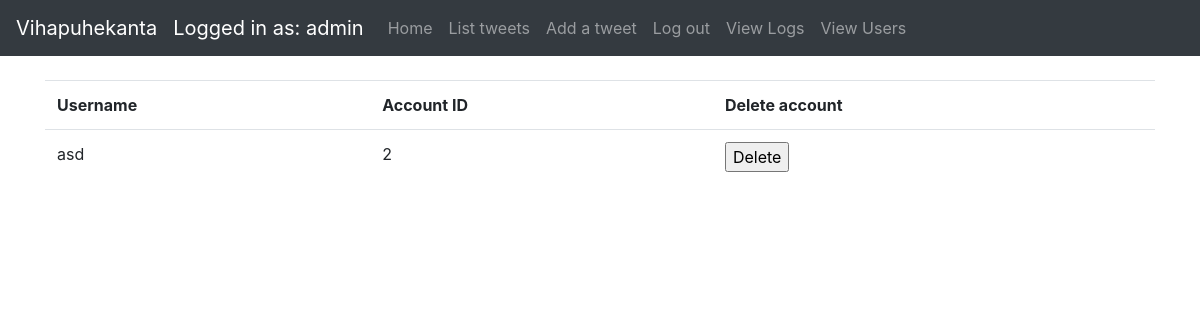
Before: /auth/users (signed in) with the older database file.
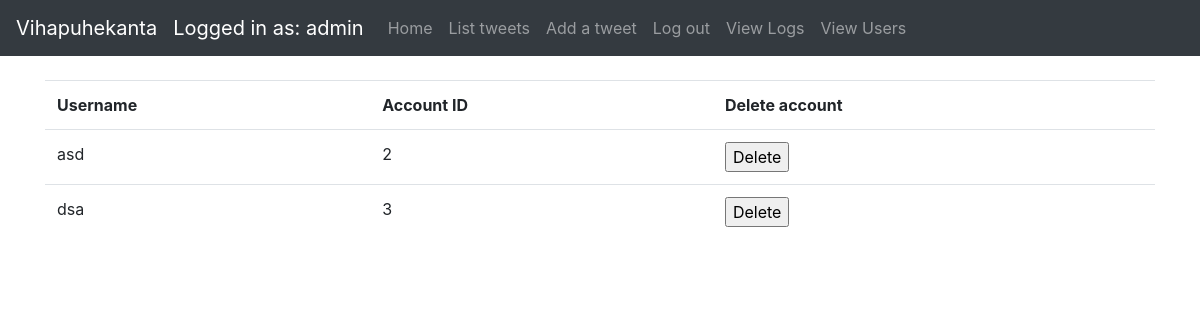
After: the same page with the newer database file.
### application/auth/models.py (models this page shows, shortened)
class User(db.Model):
    __tablename__ = "account"
    id = db.Column(db.Integer, primary_key=True)
    date_created = db.Column(db.DateTime, default=db.func.current_timestamp())
    date_modified = db.Column(db.DateTime, default=db.func.current_timestamp(),
                              onupdate=db.func.current_timestamp())
    name = db.Column(db.String(144), nullable=False)
    username = db.Column(db.String(144), nullable=False)
    password = db.Column(db.String(144), nullable=False)
    urole = db.Column(db.String(80))
    tweets = db.relationship("Tweet", backref='account', lazy=True)
    def roles(self):
        if self.urole == "ADMIN":
            return ["ADMIN"]
        else:
            return ["USER"]

### application/auth/views.py (the view)
@app.route("/auth/users", methods=['GET'])
@login_required(role="ADMIN")
def auth_users():
    users = db.session().query(User).filter(User.id != current_user.id).all()
    return render_template("auth/users.html", users=users)

### application/__init__.py (called while the page is built)
def login_required(role="ADMIN"):
    def wrapper(fn):
        @wraps(fn)
        def decorated_view(*args, **kwargs):
            if not current_user:
                return login_manager.unauthorized()
            if not current_user.is_authenticated:
                return login_manager.unauthorized()
            unauthorized = False
            if role != "ANY":
                unauthorized = True
                for user_role in current_user.roles():
                    if user_role == "ADMIN":
                        unauthorized = False
                        break
            if unauthorized:
                return login_manager.unauthorized()
            return fn(*args, **kwargs)
        return decorated_view
    return wrapper

@login_manager.user_loader
def load_user(user_id):
    return User.query.get(user_id)

### application/templates/auth/users.html (shortened to what this page needs)
{% extends "layout.html" %}
{% block body %}
    {% if current_user.is_authenticated %}
        <table class="table table-hover">
            <tr>
                <th>Username</th>
                <th>Account ID</th>
                <th>Delete account</th>
            </tr>
            {% for user in users %}
                <tr>
                    <td>{{ user.name }}</td>
                    <td>{{ user.id }}</td>
                    <td>
                        <form method="POST" action="{{ url_for('users_delete', id = user.id) }}">
                            <input type="submit" value="Delete">
                        </form>
                    </td>
                </tr>
            {% endfor %}
        </table>
    {% else %}
        <div>Log in</div>
    {% endif %}
{% endblock %}

Changed rows visible on the page:
added User: name "dsa", id "3"
